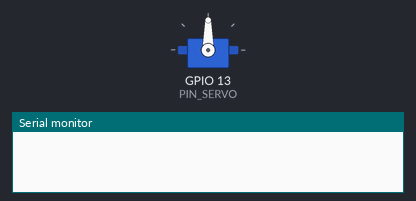
Bench run of a sketch on a simulated ESP32. Shown: servo, the last lines printed to the serial monitor.

Above: at 0.05 s.
At 0.65 s:
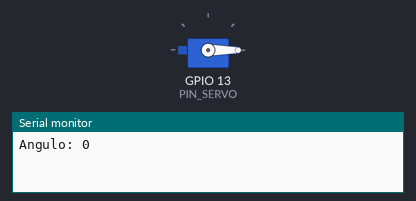
At 1.25 s:
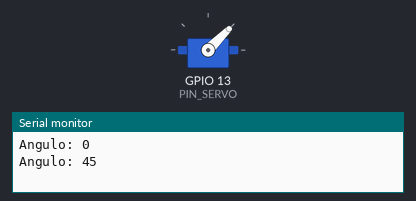
At 2.5 s:
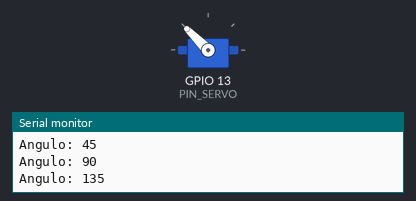
Timing chart, 0 to 5.8 s (numbered marks = the images above):
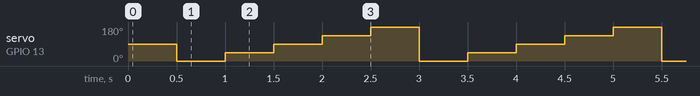

The sketch:

sketch_apr24a.ino
```cpp
/*
* servo.ino
*
* Este programa hace que el microcontrolador ESP32 rote
* el servo conectado al pin GPIO13, a los angulos 0, 45,
* 90, 135, 180 y empiece de nuevo.
*
* Utiliza la biblioteca ServoESP32 para controlar el
* movimiento del servo.
*
* No usa la funcion delay(). En lugar de ello utiliza la
* biblioteca NoDelay. Esto permite que otro codigo ejecute al
* mismo tiempo que se encuentra en el periodo de espera.
*/
#include <NoDelay.h>
#include <Servo.h>
// Pin a la que esta conectado el servo, GPIO13
const unsigned int PIN_SERVO = 13;
// Angulos en los que se posicionara el servo
const int angulos[] = { 0, 45, 90, 135, 180 };
// Numero de angulos en el arreglo
const int nAngulos = 5;
// Pausa entre cada giro del servo.
const long PAUSA = 500;
// Velocidad de transmisión del puerto serie
const unsigned int BAUD_RATE = 115200;
// Crea una instancia de la clase noDelay
// que determina si han transcurrido PAUSA ms
noDelay pausa(PAUSA);
// Crea una instancia de la clase Servo, que implementa la
// biblioteca servo.
Servo servo;
void posicionaServo();
void setup() {
  // Establece el pin de control del servo
  servo.attach(PIN_SERVO);
  // Establece la velocidad de transmisión del puerto serie al
  // valor BAUD_RATE
  Serial.begin(BAUD_RATE);
}
void loop() {
  // Verifica si es tiempo de cambiar de angulo en el servo
  if (pausa.update()) {
    posicionaServo();
  }
}
/*
* Cada vez que se invoca a esta funcion, la funcion posiciona al
* servo en un angulo diferente de los angulos del arreglo angulos
[].
* La primera vez que se invoque a la funcion el angulo vale 0
* Despues del angulo 180, empezara de nuevo.
*/
void posicionaServo() {
  static int angulo = 0;
  // Posiciona el servo en el angulo
  servo.write(angulos[angulo]);
  // Lee la posicion en la que esta el servo
  int angLeido = servo.read();
  Serial.print("Angulo: ");
  Serial.println(angLeido);
  // Establece el valor del siguiente angulo
  angulo = angulo == nAngulos - 1 ? 0 : angulo + 1;
}
```

Measured:
- by itself, servo on GPIO 13 (PIN_SERVO): repeats every 2.5 s: 45° 0.50 s, 90° 0.50 s, 135° 0.50 s, 180° 0.50 s, 0° 0.50 s
